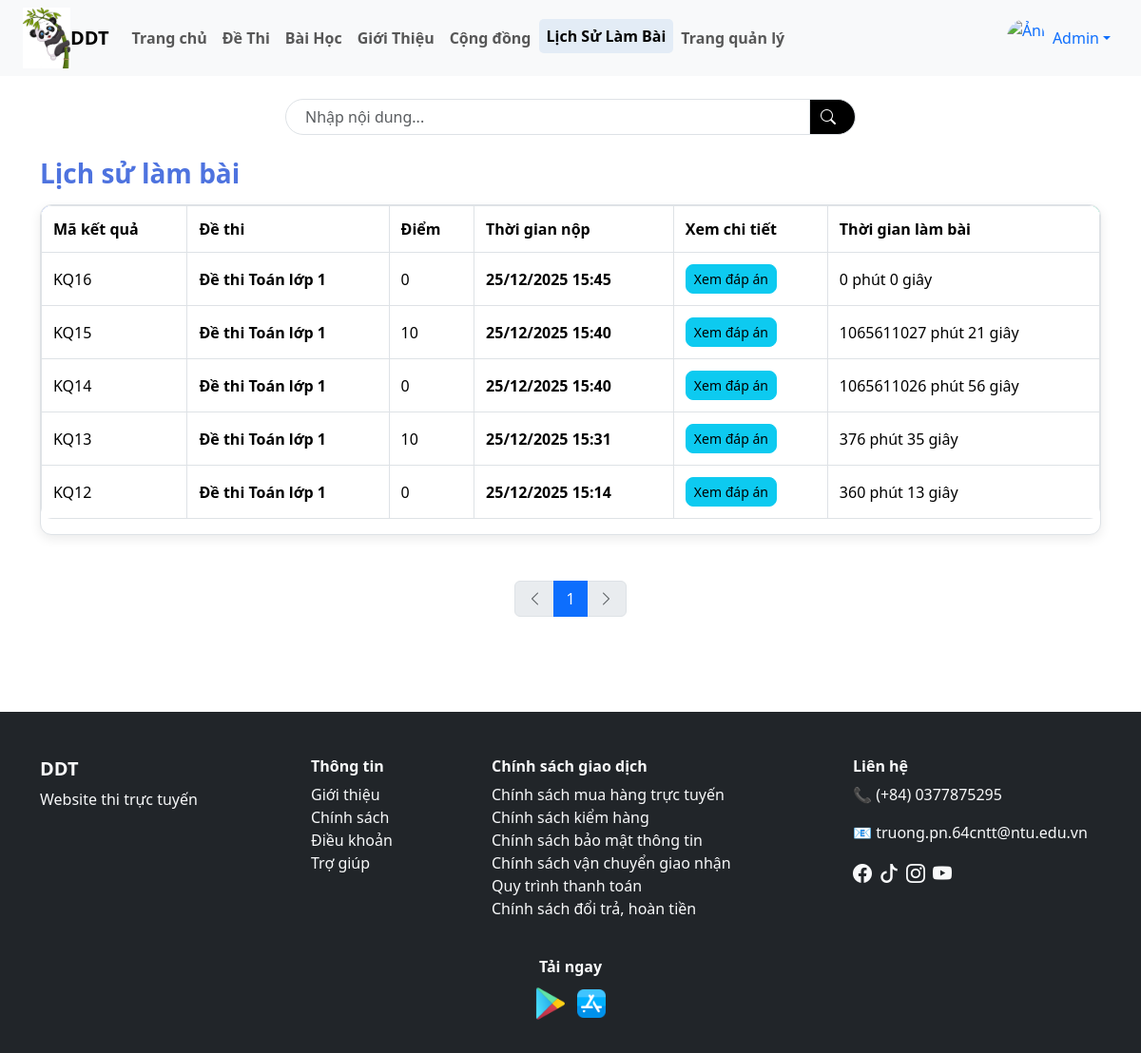
The page /user/lich_su_lam_bai.php (signed in) on the database its author committed.
### tables this page shows
CREATE TABLE `ket_qua_thi` (
  `id` varchar(10) NOT NULL,
  `id_nguoi_dung` varchar(10) NOT NULL,
  `id_de_thi` varchar(10) NOT NULL,
  `diem_so` float DEFAULT NULL,
  `thoi_gian_nop` datetime DEFAULT current_timestamp(),
  `thoi_gian_bat_dau` datetime NOT NULL DEFAULT current_timestamp()
);

CREATE TABLE `de_thi` (
  `id` varchar(10) NOT NULL,
  `id_danh_muc` int(11) DEFAULT NULL,
  `ten_de_thi` varchar(255) NOT NULL,
  `mo_ta` text DEFAULT NULL,
  `thoi_gian` int(11) DEFAULT NULL,
  `id_bai_hoc` varchar(10) DEFAULT NULL,
  `thang_diem` int(11) DEFAULT 10,
  `ngay_tao` datetime DEFAULT current_timestamp(),
  `trang_thai` tinyint(1) NOT NULL DEFAULT 0
);

### user/lich_su_lam_bai.php (the view, shortened to what this page needs)
<?php
include("./header.php");
$id_user = $_SESSION['user_id'];
$limit = 10;
$page = isset($_GET['page']) ? (int)$_GET['page'] : 1;
$start = ($page - 1) * $limit;
$search = isset($_GET['search']) ? mysqli_real_escape_string($dbc, $_GET['search']) : '';
$sql = "
    SELECT
        kq.id,
        kq.diem_so,
        kq.thoi_gian_nop,
        kq.thoi_gian_bat_dau,
        dt.ten_de_thi
    FROM ket_qua_thi kq
    JOIN de_thi dt ON kq.id_de_thi = dt.id
    WHERE kq.id_nguoi_dung = '$id_user'
    AND (
        dt.ten_de_thi LIKE '%$search%' OR
        kq.id LIKE '%$search%' OR
        kq.diem_so LIKE '%$search%' OR
        kq.thoi_gian_nop LIKE '%$search%'
    )
    ORDER BY kq.thoi_gian_nop DESC
    LIMIT $start, $limit
";
$result = mysqli_query($dbc, $sql);
$sql_count = "
    SELECT COUNT(*) AS total
    FROM ket_qua_thi kq
    JOIN de_thi dt ON kq.id_de_thi = dt.id
    WHERE kq.id_nguoi_dung = '$id_user'
    AND (
        dt.ten_de_thi LIKE '%$search%' OR
        kq.id LIKE '%$search%' OR
        kq.diem_so LIKE '%$search%' OR
        kq.thoi_gian_nop LIKE '%$search%'
    )
";
$rs_count = mysqli_query($dbc, $sql_count);
$total = mysqli_fetch_assoc($rs_count)['total'];
$total_pages = ceil($total / $limit);
?>
<div class="container my-4">
    <form method="GET">
        <div class="d-flex justify-content-center my-4">
            <div class="input-group search-box" style="max-width: 600px;">
                <input type="text" name="search" class="form-control" placeholder="Nhập nội dung..."
                    value="<?= isset($_GET['search']) ? $_GET['search'] : '' ?>">
                <button class="input-group-text bg-black text-white border-start-0" type="submit">
                    <i class="bi bi-search me-2"></i>
                </button>
            </div>
        </div>
    </form>
    <h3 class="table-title">Lịch sử làm bài</h3>
    <div class="table-wrapper mt-3 mb-5">
        <table class="table table-bordered table-custom">
            <thead>
                <tr>
                    <th>Mã kết quả</th>
                    <th>Đề thi</th>
                    <th>Điểm</th>
                    <th>Thời gian nộp</th>
                    <th>Xem chi tiết</th>
                    <th>Thời gian làm bài</th>
                </tr>
            </thead>
            <tbody>
                <?php while ($row = mysqli_fetch_assoc($result)) {
                    $thoi_gian_lam = "Chưa xác định";
                    if (!empty($row['thoi_gian_bat_dau']) && !empty($row['thoi_gian_nop'])) {
                        $bat_dau = strtotime($row['thoi_gian_bat_dau']);
                        $nop = strtotime($row['thoi_gian_nop']);
                        $diff = $nop - $bat_dau;
                        $phut = floor($diff / 60);
                        $giay = $diff % 60;
                        $thoi_gian_lam = $phut . " phút " . $giay . " giây";
                    }
                ?>
                <tr>
                    <td><?= $row['id'] ?></td>
                    <td><strong><?= $row['ten_de_thi'] ?></strong></td>
                    <td>
                        <?= $row['diem_so'] ?>
                    </td>
                    <td>
                        <p class="fw-semibold mb-0"> <?= date("d/m/Y H:i", strtotime($row["thoi_gian_nop"])) ?> </p>
                    </td>
                    <td>
                        <a href="xem_dap_an.php?id_kq=<?= $row['id'] ?>" class="btn btn-info btn-sm">
                            Xem đáp án
                        </a>
                    </td>
                    <td><?= $thoi_gian_lam ?></td>
                </tr>
                <?php } ?>
            </tbody>
        </table>
    </div>
    <nav>
        <ul class="pagination justify-content-center">
            <li class="page-item <?= ($page <= 1) ? 'disabled' : '' ?>">
                <a class="page-link" href="?page=<?= $page - 1 ?>&search=<?= $search ?>"><i
                        class="bi bi-chevron-left"></i></a>
            </li>
            <?php for ($i = 1; $i <= $total_pages; $i++): ?>
            <li class="page-item <?= ($i == $page) ? 'active' : '' ?>">
                <a class="page-link" href="?page=<?= $i ?>&search=<?= $search ?>"><?= $i ?></a>
            </li>
            <?php endfor; ?>
            <li class="page-item <?= ($page >= $total_pages) ? 'disabled' : '' ?>">
                <a class="page-link" href="?page=<?= $page + 1 ?>&search=<?= $search ?>"><i
                        class="bi bi-chevron-right"></i></a>
            </li>
        </ul>
    </nav>
</div>
<?php include("./footer.php"); ?>

### user/CSS/style_user.css (style rules this page uses)
.search-box input { border-radius: 30px 0 0 30px; padding-left: 20px; }
.search-box button { border-radius: 0 30px 30px 0; }
.table-custom { border-radius: 12px; overflow: hidden; background: #fff; }
.table-custom thead { background: linear-gradient(90deg, #4e73df, #1cc88a); color: white; }
.table-custom tbody tr { transition: 0.2s; }
.table-custom td, .table-custom th { vertical-align: middle; }
.btn-info { border-radius: 8px; }
.table-title { font-weight: 700; color: #4e73df; margin-bottom: 20px; }
.table-wrapper { border-radius: 12px; overflow: hidden; border: 1px solid #dee2e6; background: #ffffff; box-shadow: 0 4px 12px rgba(0, 0, 0, 0.08); }
.table-custom th, .table-custom td { vertical-align: middle; padding: 12px; }
.table-title { font-weight: 700; color: #4e73df; margin-bottom: 15px; }

### rows shown on the page
ket_qua_thi: id "KQ16", id_de_thi.ten_de_thi "Đề thi Toán lớp 1", diem_so "0", thoi_gian_nop "25/12/2025 15:45", thoi_gian_lam "0 phút 0 giây"
ket_qua_thi: id "KQ15", id_de_thi.ten_de_thi "Đề thi Toán lớp 1", diem_so "10", thoi_gian_nop "25/12/2025 15:40", thoi_gian_lam "1065611027 phút 21 giây"
ket_qua_thi: id "KQ14", id_de_thi.ten_de_thi "Đề thi Toán lớp 1", diem_so "0", thoi_gian_nop "25/12/2025 15:40", thoi_gian_lam "1065611026 phút 56 giây"
ket_qua_thi: id "KQ13", id_de_thi.ten_de_thi "Đề thi Toán lớp 1", diem_so "10", thoi_gian_nop "25/12/2025 15:31", thoi_gian_lam "376 phút 35 giây"
ket_qua_thi: id "KQ12", id_de_thi.ten_de_thi "Đề thi Toán lớp 1", diem_so "0", thoi_gian_nop "25/12/2025 15:14", thoi_gian_lam "360 phút 13 giây"

### other values the page prints
$_SESSION['ho_ten'] "Admin"
